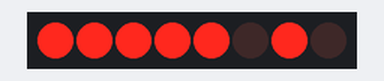
Recording of a sketch running on a simulated Arduino Uno, built with avr-gcc and run on an emulated ATmega328P. Shown: 8 shift-register outputs drawn as a row of LEDs (first output left, lit = HIGH). Wiring (inferred from the names in the program): shift register (74HC595): data pin 8; shift clock pin 12; latch pin 13. Wiring (inferred from the signals the program sends): row of LEDs: on Q0, Q1, Q2, Q3, Q4, Q5, Q6, Q7.

Above: at 0.1 s.
At 4.0 s:
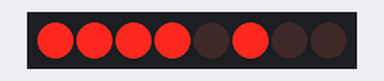
At 7.7 s:
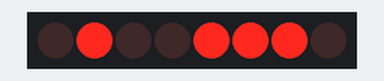
At 15.1 s:
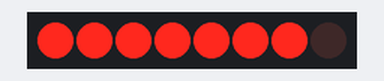
At 25.6 s:
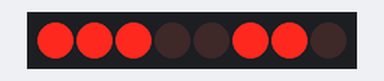
At 37.5 s:
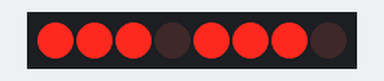
Timing chart, 0 to 40.0 s (numbered marks = the images above):
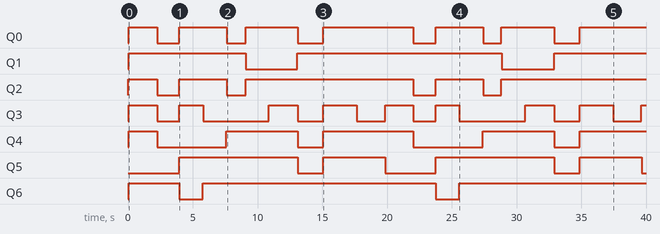

The sketch:

oef2.ino
```cpp
const int latchPin = 13; //latch pin of the 74HC595
const int clockPin  = 12; //clock pin of the 74HC595
const int dataPin = 8;   //data pin of the 74HC595
byte  leds = 0; //byte variable that holds which LED is turned on at a time
int repeatNum  = 300; //number of times to repeat each number
int counter = 0; //counter variable  used in the for loops
// Be warned: some numbers take longer to do because they  use more LEDS than others, for instance, 1 (uses 2) and 8 (uses 7.) I have tried  to make them about equal in terms of time
/* The lines of code:
* leds = 0;
*  updateShiftRegister();
* turn off all LEDs
*/
/*
* LED-[  U  ]-VCC
*  LED-[     ]-LED
* LED-[     ]-Pin 8 - Data Pin
* LED-[     ]-GND
* LED-[     ]-Pin 13 - Latch Pin
* LED-[     ]-Pin 12 - Clock Pin
* LED-[     ]-VCC
*  GND-[     ]-None (Q7')
*     _3_
*5 - [   ] - 2
*    [_6_]
*4  - [   ] - 8
*    [_0_](.) - 7
*/
void setup() {
 pinMode(latchPin, OUTPUT);
  pinMode(dataPin, OUTPUT);
 pinMode(clockPin, OUTPUT);
}
void loop() {
  for(counter = 0; counter <= repeatNum; counter++){
   Zero();
 }
 for(counter  = 0; counter <= repeatNum + 400; counter++){
   One();
 }
 for(counter  = 0; counter <= repeatNum; counter++){
   Two();
 }
 for(counter = 0;  counter <= repeatNum; counter++){
   Three();
 }
 for(counter = 0; counter  <= repeatNum; counter++){
   Four();
 }
 for(counter = 0; counter <=  repeatNum; counter++){
   Five();
 }
 for(counter = 0; counter <= repeatNum;  counter++){
   Six();
 }
 for(counter = 0; counter <= repeatNum + 250;  counter++){
   Seven();
 }
 for(counter = 0; counter <= repeatNum; counter++){
   Eight();
 }
 for(counter = 0; counter <= repeatNum; counter++){
   Nine();
 }
}
void updateShiftRegister()
{
  digitalWrite(latchPin, LOW);
  // set the latch pin to low so that the 74HC595 can recieve data
  shiftOut(dataPin,  clockPin, MSBFIRST, leds);
  //write the byte leds to the register
  digitalWrite(latchPin,  HIGH);
  //set latch pin back to high
}
void One(){
 leds = 0;
 updateShiftRegister();
  leds = 0;
 bitSet(leds, 6);
 updateShiftRegister();
 delay(1);
 leds  = 0;
 updateShiftRegister();
 leds = 0;
 bitSet(leds, 1);
 updateShiftRegister();
  delay(1);
}
void Two(){
 leds = 0;
 updateShiftRegister();
 leds  = 0;
 bitSet(leds, 2);
 updateShiftRegister();
 delay(1);
 leds = 0;
  updateShiftRegister();
 leds = 0;
 bitSet(leds, 1);
 updateShiftRegister();
  delay(1);
 leds = 0;
 updateShiftRegister();
 leds = 0;
 bitSet(leds,  5);
 updateShiftRegister();
 delay(1);
 leds = 0;
 updateShiftRegister();
  leds = 0;
 bitSet(leds, 3);
 updateShiftRegister();
 delay(1);
 leds  = 0;
 updateShiftRegister();
 leds = 0;
 bitSet(leds, 0);
 updateShiftRegister();
  delay(1);
}
void Three(){
 leds = 0;
 updateShiftRegister();
 leds  = 0;
 bitSet(leds, 2);
 updateShiftRegister();
 delay(1);
 leds = 0;
  updateShiftRegister();
 leds = 0;
 bitSet(leds, 1);
 updateShiftRegister();
  delay(1);
 leds = 0;
 updateShiftRegister();
 leds = 0;
 bitSet(leds,  5);
 updateShiftRegister();
 delay(1);
 leds = 0;
 updateShiftRegister();
  leds = 0;
 bitSet(leds, 6);
 updateShiftRegister();
 delay(1);
 leds  = 0;
 updateShiftRegister();
 leds = 0;
 bitSet(leds, 0);
 updateShiftRegister();
  delay(1);
}
void Four(){
 leds = 0;
 updateShiftRegister();
 leds  = 0;
 bitSet(leds, 4);
 updateShiftRegister();
 delay(1);
 leds = 0;
  updateShiftRegister();
 leds = 0;
 bitSet(leds, 5);
 updateShiftRegister();
  delay(1);
 leds = 0;
 updateShiftRegister();
 leds = 0;
 bitSet(leds,  1);
 updateShiftRegister();
 delay(1);
 leds = 0;
 updateShiftRegister();
  leds = 0;
 bitSet(leds, 6);
 updateShiftRegister();
 delay(1);
}
void  Five(){
 leds = 0;
 updateShiftRegister();
 leds = 0;
 bitSet(leds,  2);
 updateShiftRegister();
 delay(1);
 leds = 0;
 updateShiftRegister();
  leds = 0;
 bitSet(leds, 4);
 updateShiftRegister();
 delay(1);
 leds  = 0;
 updateShiftRegister();
 leds = 0;
 bitSet(leds, 5);
 updateShiftRegister();
  delay(1);
 leds = 0;
 updateShiftRegister();
 leds = 0;
 bitSet(leds,  6);
 updateShiftRegister();
 delay(1);
 leds = 0;
 updateShiftRegister();
  leds = 0;
 bitSet(leds, 0);
 updateShiftRegister();
 delay(1);
}
void  Six(){
 leds = 0;
 updateShiftRegister();
 leds = 0;
 bitSet(leds, 2);
  updateShiftRegister();
 delay(1);
 leds = 0;
 updateShiftRegister();
  leds = 0;
 bitSet(leds, 4);
 updateShiftRegister();
 delay(1);
 leds  = 0;
 updateShiftRegister();
 leds = 0;
 bitSet(leds, 5);
 updateShiftRegister();
  delay(1);
 leds = 0;
 updateShiftRegister();
 leds = 0;
 bitSet(leds,  6);
 updateShiftRegister();
 delay(1);
 leds = 0;
 updateShiftRegister();
  leds = 0;
 bitSet(leds, 0);
 updateShiftRegister();
 delay(1);
 leds  = 0;
 updateShiftRegister();
 leds = 0;
 bitSet(leds, 3);
 updateShiftRegister();
  delay(1);
}
void Seven(){
 leds = 0;
 updateShiftRegister();
 leds  = 0;
 bitSet(leds, 6);
 updateShiftRegister();
 delay(1);
 leds = 0;
  updateShiftRegister();
 leds = 0;
 bitSet(leds, 1);
 updateShiftRegister();
  delay(1);
 leds = 0;
 updateShiftRegister();
 leds = 0;
 bitSet(leds,  2);
 updateShiftRegister();
 delay(1);
}
void Eight(){
 leds = 0;
  updateShiftRegister();
 leds = 0;
 bitSet(leds, 2);
 updateShiftRegister();
  delay(1);
 leds = 0;
 updateShiftRegister();
 leds = 0;
 bitSet(leds,  4);
 updateShiftRegister();
 delay(1);
 leds = 0;
 updateShiftRegister();
  leds = 0;
 bitSet(leds, 5);
 updateShiftRegister();
 delay(1);
 leds  = 0;
 updateShiftRegister();
 leds = 0;
 bitSet(leds, 6);
 updateShiftRegister();
  delay(1);
 leds = 0;
 updateShiftRegister();
 leds = 0;
 bitSet(leds,  0);
 updateShiftRegister();
 delay(1);
 leds = 0;
 updateShiftRegister();
  leds = 0;
 bitSet(leds, 3);
 updateShiftRegister();
 delay(1);
 leds  = 0;
 updateShiftRegister();
 leds = 0;
 bitSet(leds, 1);
 updateShiftRegister();
  delay(1);
}
void Nine(){
 leds = 0;
 updateShiftRegister();
 leds  = 0;
 bitSet(leds, 2);
 updateShiftRegister();
 delay(1);
 leds = 0;
  updateShiftRegister();
 leds = 0;
 bitSet(leds, 4);
 updateShiftRegister();
  delay(1);
 leds = 0;
 updateShiftRegister();
 leds = 0;
 bitSet(leds,  5);
 updateShiftRegister();
 delay(1);
 leds = 0;
 updateShiftRegister();
  leds = 0;
 bitSet(leds, 6);
 updateShiftRegister();
 delay(1);
 leds  = 0;
 updateShiftRegister();
 leds = 0;
 bitSet(leds, 0);
 updateShiftRegister();
  delay(1);
 leds = 0;
 updateShiftRegister();
 leds = 0;
 bitSet(leds,  1);
 updateShiftRegister();
 delay(1);
}
void Zero(){
 leds = 0;
  updateShiftRegister();
 leds = 0;
 bitSet(leds, 2);
 updateShiftRegister();
  delay(1);
 leds = 0;
 updateShiftRegister();
 leds = 0;
 bitSet(leds,  4);
 updateShiftRegister();
 delay(1);
 leds = 0;
 updateShiftRegister();
  leds = 0;
 bitSet(leds, 1);
 updateShiftRegister();
 delay(1);
 leds  = 0;
 updateShiftRegister();
 leds = 0;
 bitSet(leds, 6);
 updateShiftRegister();
  delay(1);
 leds = 0;
 updateShiftRegister();
 leds = 0;
 bitSet(leds,  0);
 updateShiftRegister();
 delay(1);
 leds = 0;
 updateShiftRegister();
  leds = 0;
 bitSet(leds, 3);
 updateShiftRegister();
 delay(1);
} 
```

Measured:
- by itself, Q0: LOW → HIGH at 0.04 s, → LOW 2.2 s later, → HIGH 1.7 s later, → LOW 3.7 s later, … (13 changes in this stretch)
- by itself, Q1: goes HIGH 9.0 s, LOW 4.0 s, HIGH 15.8 s, LOW 4.0 s, then HIGH
- by itself, Q2: LOW → HIGH at 0.00 s, → LOW 2.3 s later, → HIGH 1.7 s later, → LOW 3.7 s later, … (9 changes in this stretch)
- by itself, Q3: LOW → HIGH at 0.04 s, → LOW 2.2 s later, → HIGH 1.7 s later, → LOW 1.8 s later, … (17 changes in this stretch)
- by itself, Q4: LOW → HIGH at 0.04 s, → LOW 2.2 s later, → HIGH 5.3 s later, → LOW 5.5 s later, … (9 changes in this stretch)
- by itself, Q5: LOW → HIGH at 4.0 s, → LOW 9.1 s later, → HIGH 2.0 s later, → LOW 4.8 s later, … (8 changes in this stretch)
- by itself, Q6: goes HIGH 3.9 s, LOW 1.8 s, HIGH 18.0 s, LOW 1.8 s, then HIGH
